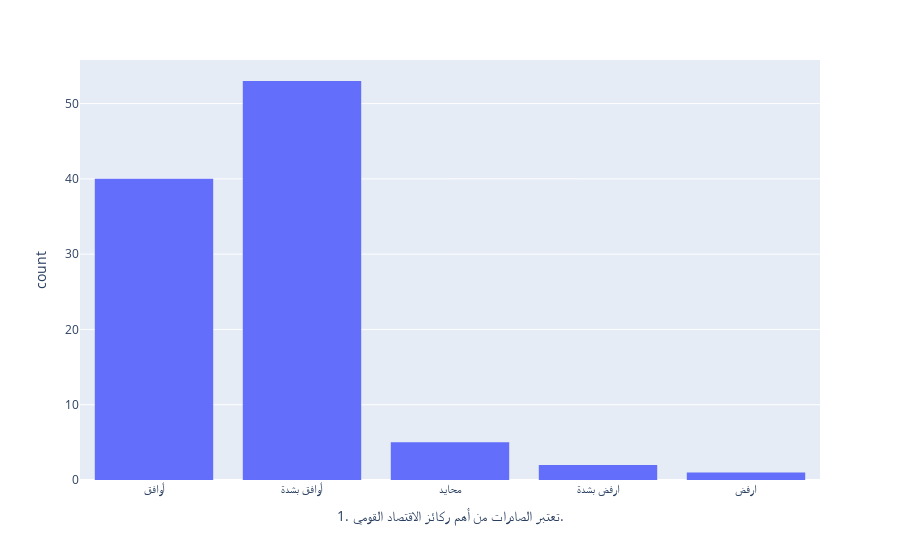

Notebook code for this chart:
### Code cell
px.histogram(df,x='1. تعتبر الصادرات من أهم ركائز الاقتصاد القومي.')

### Figure 1 — Plotly figure (JSON) as saved in the notebook; plotly's stock layout.template omitted (floating-point values rounded to 4 significant figures)
{"data": [{"alignmentgroup": "True", "bingroup": "x", "hovertemplate": "1. تعتبر الصادرات من أهم ركائز الاقتصاد القومي.=%{x}<br>count=%{y}<extra></extra>", "legendgroup": "", "marker": {"color": "#636efa", "pattern": {"shape": ""}}, "name": "", "offsetgroup": "", "orientation": "v", "showlegend": false, "type": "histogram", "x": ["أوافق", "أوافق", "أوافق", "أوافق بشدة", "أوافق بشدة", "محايد", "أوافق بشدة", "أوافق", "أوافق", "أوافق", "أوافق بشدة", "أوافق", "أوافق بشدة", "أوافق", "محايد", "أوافق بشدة", "أوافق بشدة", "أوافق بشدة", "أوافق بشدة", "أوافق بشدة", "أوافق بشدة", "أوافق", "أوافق بشدة", "أوافق بشدة", "أوافق بشدة", "أوافق بشدة", "أوافق بشدة", "أوافق بشدة", "أوافق بشدة", "أوافق بشدة", "أوافق بشدة", "أوافق", "أوافق بشدة", "أوافق", "أوافق بشدة", "أوافق بشدة", "أوافق", "أوافق بشدة", "أوافق بشدة", "ارفض بشدة", "أوافق بشدة", "أوافق بشدة", "أوافق بشدة", "محايد", "أوافق", "أوافق بشدة", "أوافق بشدة", "أوافق", "أوافق بشدة", "أوافق", "أوافق", "أوافق", "أوافق", "أوافق", "أوافق", "أوافق", "أوافق بشدة", "أوافق بشدة", "أوافق بشدة", "أوافق", "أوافق", "أوافق بشدة", "أوافق", "أوافق بشدة", "أوافق", "أوافق", "أوافق", "أوافق بشدة", "أوافق", "أوافق بشدة", "أوافق بشدة", "أوافق بشدة", "ارفض", "أوافق بشدة", "أوافق بشدة", "أوافق بشدة", "ارفض بشدة", "أوافق", "محايد", "أوافق", "أوافق بشدة", "أوافق", "أوافق بشدة", "أوافق بشدة", "أوافق", "أوافق", "أوافق بشدة", "أوافق", "محايد", "أوافق بشدة", "أوافق بشدة", "أوافق", "أوافق بشدة", "أوافق", "أوافق", "أوافق بشدة", "أوافق", "أوافق بشدة", "أوافق", "أوافق بشدة", "أوافق"], "xaxis": "x", "yaxis": "y"}], "layout": {"autosize": true, "barmode": "relative", "legend": {"tracegroupgap": 0}, "margin": {"t": 60}, "xaxis": {"anchor": "y", "autorange": true, "domain": [0, 1], "range": [-0.5, 4.5], "title": {"text": "1. تعتبر الصادرات من أهم ركائز الاقتصاد القومي."}, "type": "category"}, "yaxis": {"anchor": "x", "autorange": true, "domain": [0, 1], "range": [0, 55.79], "title": {"text": "count"}}}}
